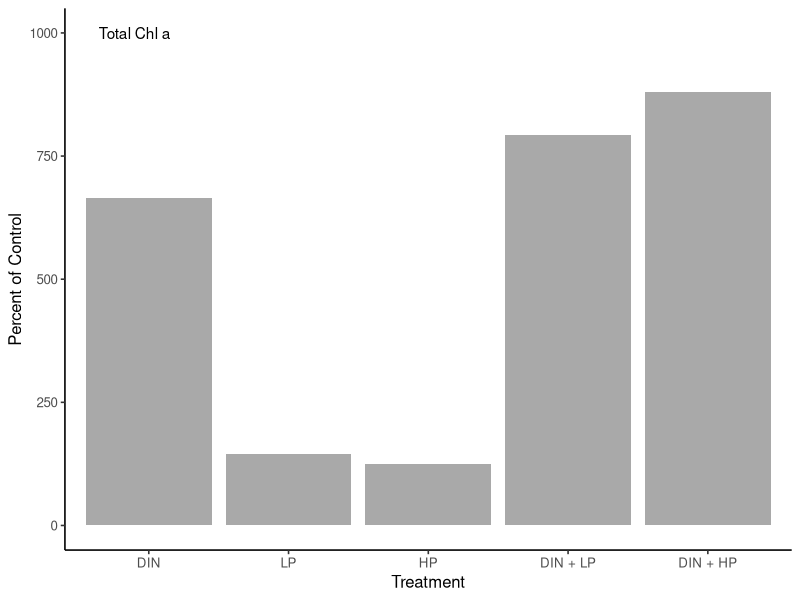
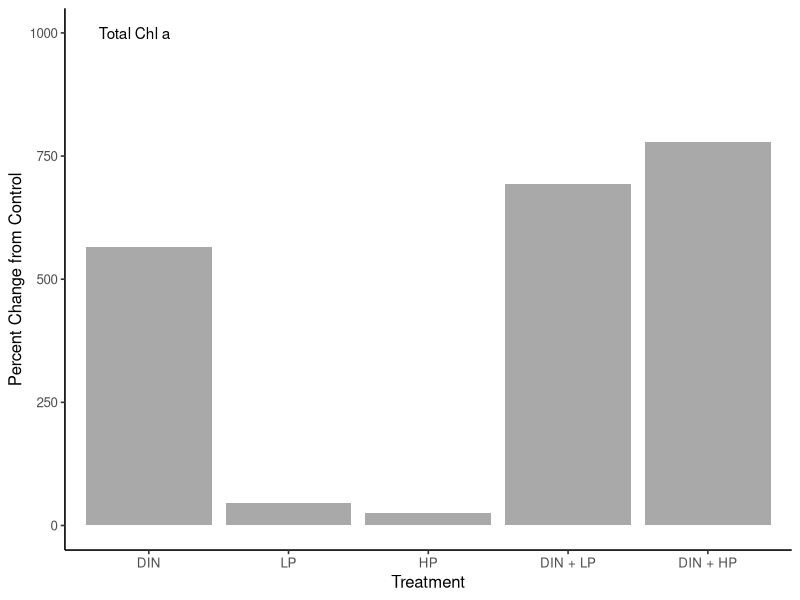
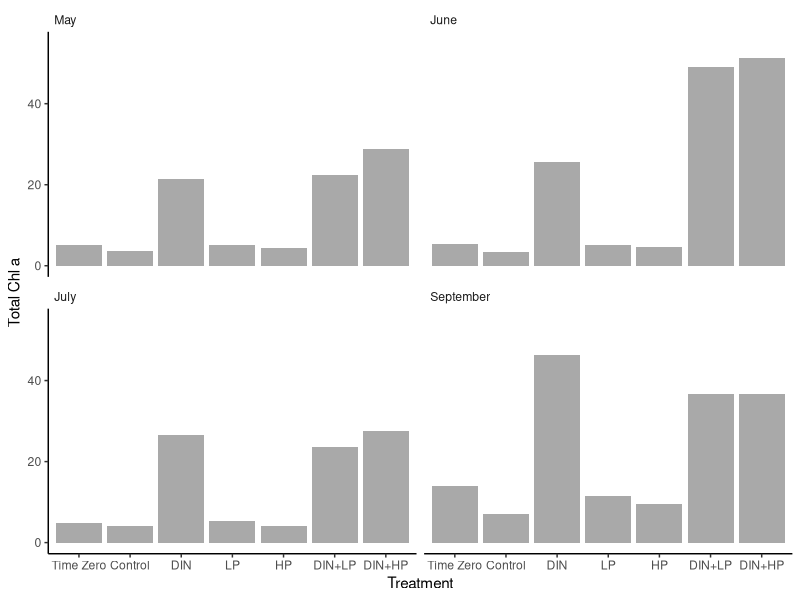
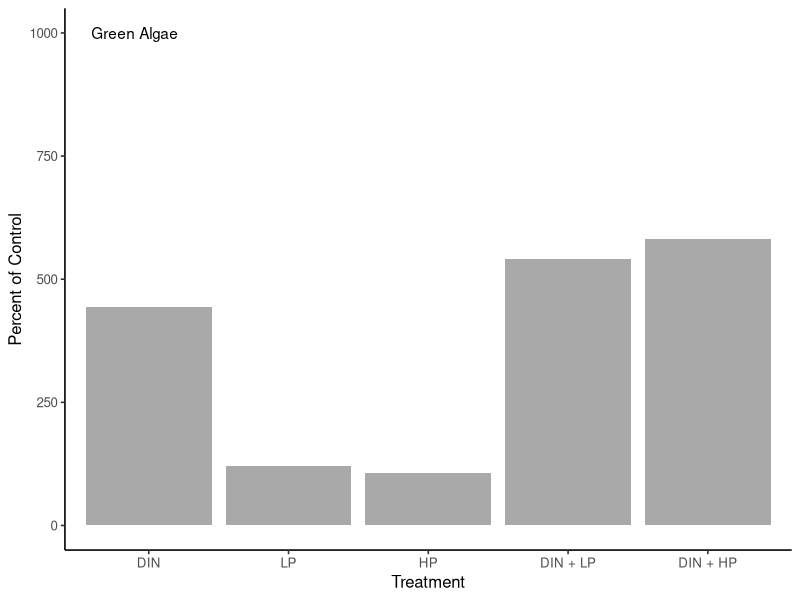
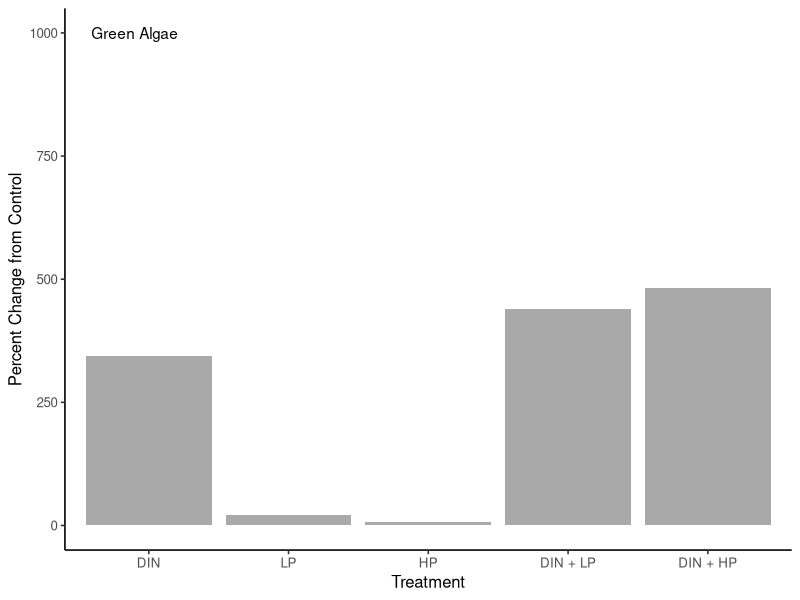
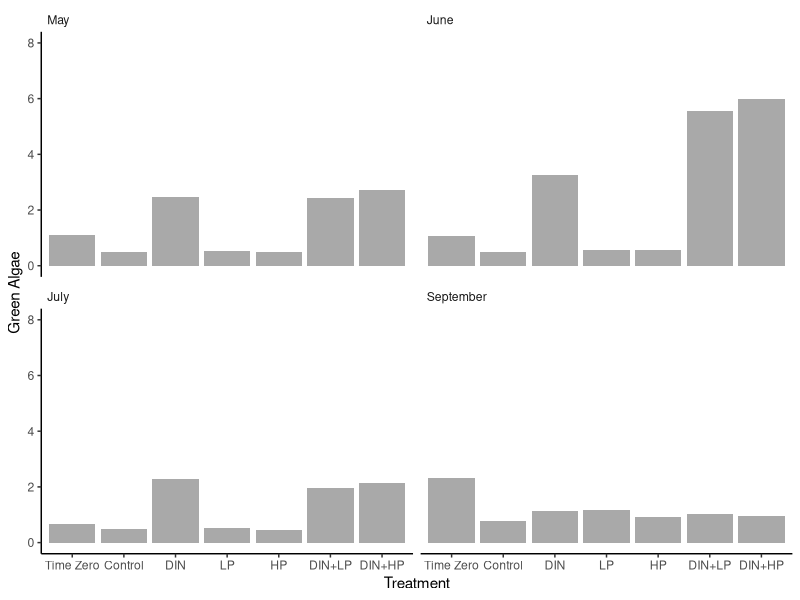
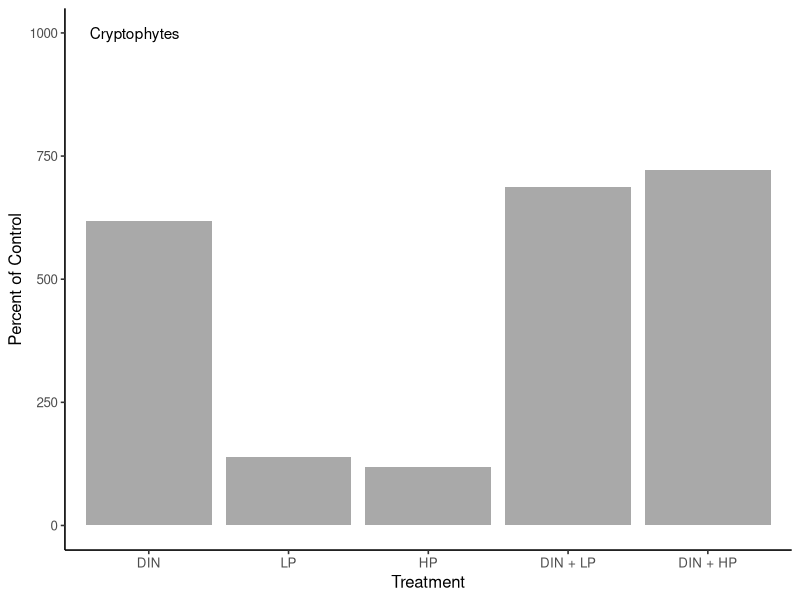
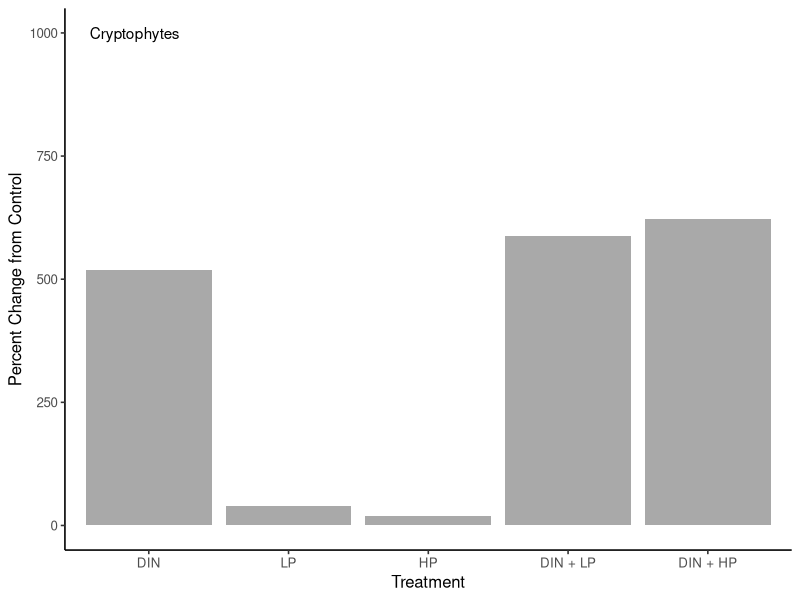

R code for these plots, in order:
#2023-12-21
#barplots with phytoclass data

library(tidyverse)
library(dplyr)
library(lubridate)
library(readxl)
library(ggplot2)
library(car)
library(rstatix)


#import data

pc_percent_of_control = read_excel("data/PhytoClass_data.xlsx", sheet = "percent_of_control")

summary(pc_percent_of_control)
glimpse(pc_percent_of_control)

pc_percent_of_control_avg = pc_percent_of_control %>%
  group_by(Treatment) %>%
  summarise(Total_Chl_a_mean = mean(Total_Chl_a),
            Cyanobacteria_mean = mean(Cyanobacteria),
            Green_Algae_mean = mean(Green_Algae),
            Cryptophytes_mean = mean(Cryptophytes),
            Diatoms_mean = mean(Diatoms),
            Dinoflagellates_mean = mean(Dinoflagellates),
            Haptophytes_mean = mean(Haptophytes))

pc_percent_change = read_excel("data/PhytoClass_data.xlsx", sheet = "percent_change")

summary(pc_percent_change)
glimpse(pc_percent_change)

pc_percent_change_avg = pc_percent_change %>%
  group_by(Treatment) %>%
  summarise(Total_Chl_a_mean = mean(Total_Chl_a),
            Cyanobacteria_mean = mean(Cyanobacteria),
            Green_Algae_mean = mean(Green_Algae),
            Cryptophytes_mean = mean(Cryptophytes),
            Diatoms_mean = mean(Diatoms),
            Dinoflagellates_mean = mean(Dinoflagellates),
            Haptophytes_mean = mean(Haptophytes))

pc_mean_abundances = read_excel("data/PhytoClass_data.xlsx", sheet = "mean_abundances")

summary(pc_mean_abundances)
glimpse(pc_mean_abundances)

#########################Total Chl a

#Total chl a percent of control

Total_chl_a_percent_control = ggplot() +
  geom_col(aes(x = fct_relevel(Treatment, "DIN", "LP", "HP", "DIN_LP", "DIN_HP"), 
               y = Total_Chl_a_mean),
           fill = "darkgrey",
           data = pc_percent_of_control_avg) +
  xlab("Treatment") +
  ylab("Percent of Control") +
  scale_x_discrete(labels= c("DIN" = "DIN", "LP" = "LP", "HP" = "HP", "DIN_LP" = "DIN + LP", "DIN_HP" = "DIN + HP")) +
  annotate(geom="text", x=0.9, y=1000, label="Total Chl a", color="black") +
  theme_classic(base_size = 12) 
ggsave(Total_chl_a_percent_control, filename = "figures/PhytoClass/Total_chl_a_percent_control.png",
       device = "png", height = 7, width = 11)

#Total chl a percent difference from control

Total_chl_a_percent_change = ggplot() +
  geom_col(aes(x = fct_relevel(Treatment, "DIN", "LP", "HP", "DIN_LP", "DIN_HP"), 
               y = Total_Chl_a_mean),
           fill = "darkgrey",
           data = pc_percent_change_avg) +
  xlab("Treatment") +
  ylab("Percent Change from Control") +
  scale_x_discrete(labels= c("DIN" = "DIN", "LP" = "LP", "HP" = "HP", "DIN_LP" = "DIN + LP", "DIN_HP" = "DIN + HP")) +
  annotate(geom="text", x=0.9, y=1000, label="Total Chl a", color="black") +
  theme_classic(base_size = 12) 
ggsave(Total_chl_a_percent_change, filename = "figures/PhytoClass/Total_chl_a_percent_change.png",
       device = "png", height = 7, width = 11)

#Total chl a concentration by bioassay

variable_names = list("1" = "May", "2" = "June", "3" = "July", "4" = "September")

variable_labeller = function(variable,value){
  return(variable_names[value])
}

Total_Chl_a_individual_bioassays = ggplot(data = pc_mean_abundances, 
                                     aes(x = fct_relevel(Treatment, "T0", "Control", "DIN", "LP", "HP", "DIN_LP", "DIN_HP"), y=mean_Total_Chl_a)) +
  geom_bar(stat='identity', fill="darkgrey") +
  xlab("Treatment") +
  ylab("Total Chl a") +
  scale_x_discrete(labels= c("T0" = "Time Zero", "Control" = "Control", "DIN" = "DIN", "LP" = "LP", "HP" = "HP", "DIN_LP" = "DIN+LP", "DIN_HP" = "DIN+HP")) +
  facet_wrap(~factor(Bioassay, levels=c('1', '2', '3', '4')),  ncol=2, labeller=variable_labeller) +
  theme_classic(base_size = 11) +
  theme(strip.background = element_blank(), strip.text = element_text(hjust = 0)) + 
  ylim(0, 55)
ggsave(Total_Chl_a_individual_bioassays, filename = "figures/PhytoClass/Total_Chl_a_individual_bioassays.png",
       device = "png", height = 7, width = 11)

#########################Green Algae

#Green Algae percent of control

Green_Algae_percent_control = ggplot() +
  geom_col(aes(x = fct_relevel(Treatment, "DIN", "LP", "HP", "DIN_LP", "DIN_HP"), 
               y = Green_Algae_mean),
           fill = "darkgrey",
           data = pc_percent_of_control_avg) +
  xlab("Treatment") +
  ylab("Percent of Control") +
  scale_x_discrete(labels= c("DIN" = "DIN", "LP" = "LP", "HP" = "HP", "DIN_LP" = "DIN + LP", "DIN_HP" = "DIN + HP")) +
  annotate(geom="text", x=0.9, y=1000, label="Green Algae", color="black") +
  theme_classic(base_size = 12) 
ggsave(Green_Algae_percent_control, filename = "figures/PhytoClass/Green_Algae_percent_control.png",
       device = "png", height = 7, width = 11)

#Green Algae percent difference from control

Green_Algae_percent_change = ggplot() +
  geom_col(aes(x = fct_relevel(Treatment, "DIN", "LP", "HP", "DIN_LP", "DIN_HP"), 
               y = Green_Algae_mean),
           fill = "darkgrey",
           data = pc_percent_change_avg) +
  xlab("Treatment") +
  ylab("Percent Change from Control") +
  scale_x_discrete(labels= c("DIN" = "DIN", "LP" = "LP", "HP" = "HP", "DIN_LP" = "DIN + LP", "DIN_HP" = "DIN + HP")) +
  annotate(geom="text", x=0.9, y=1000, label="Green Algae", color="black") +
  theme_classic(base_size = 12) 
ggsave(Green_Algae_percent_change, filename = "figures/PhytoClass/Green_Algae_percent_change.png",
       device = "png", height = 7, width = 11)

#Green Algae concentration by bioassay

variable_names = list("1" = "May", "2" = "June", "3" = "July", "4" = "September")

variable_labeller = function(variable,value){
  return(variable_names[value])
}

Green_Algae_individual_bioassays = ggplot(data = pc_mean_abundances, 
                                          aes(x = fct_relevel(Treatment, "T0", "Control", "DIN", "LP", "HP", "DIN_LP", "DIN_HP"), y=mean_Green_Algae)) +
  geom_bar(stat='identity', fill="darkgrey") +
  xlab("Treatment") +
  ylab("Green Algae") +
  scale_x_discrete(labels= c("T0" = "Time Zero", "Control" = "Control", "DIN" = "DIN", "LP" = "LP", "HP" = "HP", "DIN_LP" = "DIN+LP", "DIN_HP" = "DIN+HP")) +
  facet_wrap(~factor(Bioassay, levels=c('1', '2', '3', '4')),  ncol=2, labeller=variable_labeller) +
  theme_classic(base_size = 11) +
  theme(strip.background = element_blank(), strip.text = element_text(hjust = 0)) + 
  ylim(0, 8)
ggsave(Green_Algae_individual_bioassays, filename = "figures/PhytoClass/Green_Algae_individual_bioassays.png",
       device = "png", height = 7, width = 11)


#########################Cryptophytes

#Cryptophytes percent of control

Cryptophytes_percent_control = ggplot() +
  geom_col(aes(x = fct_relevel(Treatment, "DIN", "LP", "HP", "DIN_LP", "DIN_HP"), 
               y = Cryptophytes_mean),
           fill = "darkgrey",
           data = pc_percent_of_control_avg) +
  xlab("Treatment") +
  ylab("Percent of Control") +
  scale_x_discrete(labels= c("DIN" = "DIN", "LP" = "LP", "HP" = "HP", "DIN_LP" = "DIN + LP", "DIN_HP" = "DIN + HP")) +
  annotate(geom="text", x=0.9, y=1000, label="Cryptophytes", color="black") +
  theme_classic(base_size = 12) 
ggsave(Cryptophytes_percent_control, filename = "figures/PhytoClass/Cryptophytes_percent_control.png",
       device = "png", height = 7, width = 11)

#Cryptophytes percent difference from control

Cryptophytes_percent_change = ggplot() +
  geom_col(aes(x = fct_relevel(Treatment, "DIN", "LP", "HP", "DIN_LP", "DIN_HP"), 
               y = Cryptophytes_mean),
           fill = "darkgrey",
           data = pc_percent_change_avg) +
  xlab("Treatment") +
  ylab("Percent Change from Control") +
  scale_x_discrete(labels= c("DIN" = "DIN", "LP" = "LP", "HP" = "HP", "DIN_LP" = "DIN + LP", "DIN_HP" = "DIN + HP")) +
  annotate(geom="text", x=0.9, y=1000, label="Cryptophytes", color="black") +
  theme_classic(base_size = 12) 
ggsave(Cryptophytes_percent_change, filename = "figures/PhytoClass/Cryptophytes_percent_change.png",
       device = "png", height = 7, width = 11)

#Cryptophytes concentration by bioassay

variable_names = list("1" = "May", "2" = "June", "3" = "July", "4" = "September")

variable_labeller = function(variable,value){
  return(variable_names[value])
}

Cryptophytes_individual_bioassays = ggplot(data = pc_mean_abundances, 
                                          aes(x = fct_relevel(Treatment, "T0", "Control", "DIN", "LP", "HP", "DIN_LP", "DIN_HP"), y=mean_Cryptophytes)) +
  geom_bar(stat='identity', fill="darkgrey") +
  xlab("Treatment") +
  ylab("Cryptophytes") +
  scale_x_discrete(labels= c("T0" = "Time Zero", "Control" = "Control", "DIN" = "DIN", "LP" = "LP", "HP" = "HP", "DIN_LP" = "DIN+LP", "DIN_HP" = "DIN+HP")) +
  facet_wrap(~factor(Bioassay, levels=c('1', '2', '3', '4')),  ncol=2, labeller=variable_labeller) +
  theme_classic(base_size = 11) +
  theme(strip.background = element_blank(), strip.text = element_text(hjust = 0)) + 
  ylim(0, 2.5)
ggsave(Cryptophytes_individual_bioassays, filename = "figures/PhytoClass/Cryptophytes_individual_bioassays.png",
       device = "png", height = 7, width = 11)

#########################Diatoms

#Diatoms percent of control

Diatoms_percent_control = ggplot() +
  geom_col(aes(x = fct_relevel(Treatment, "DIN", "LP", "HP", "DIN_LP", "DIN_HP"), 
               y = Diatoms_mean),
           fill = "darkgrey",
           data = pc_percent_of_control_avg) +
  xlab("Treatment") +
  ylab("Percent of Control") +
  scale_x_discrete(labels= c("DIN" = "DIN", "LP" = "LP", "HP" = "HP", "DIN_LP" = "DIN + LP", "DIN_HP" = "DIN + HP")) +
  annotate(geom="text", x=0.9, y=2000, label="Diatoms", color="black") +
  theme_classic(base_size = 12) 
ggsave(Diatoms_percent_control, filename = "figures/PhytoClass/Diatoms_percent_control.png",
       device = "png", height = 7, width = 11)

#Diatoms percent difference from control

Diatoms_percent_change = ggplot() +
  geom_col(aes(x = fct_relevel(Treatment, "DIN", "LP", "HP", "DIN_LP", "DIN_HP"), 
               y = Diatoms_mean),
           fill = "darkgrey",
           data = pc_percent_change_avg) +
  xlab("Treatment") +
  ylab("Percent Change from Control") +
  scale_x_discrete(labels= c("DIN" = "DIN", "LP" = "LP", "HP" = "HP", "DIN_LP" = "DIN + LP", "DIN_HP" = "DIN + HP")) +
  annotate(geom="text", x=0.9, y=1000, label="Diatoms", color="black") +
  theme_classic(base_size = 12) 
ggsave(Diatoms_percent_change, filename = "figures/PhytoClass/Diatoms_percent_change.png",
       device = "png", height = 7, width = 11)

#Diatoms concentration by bioassay

variable_names = list("1" = "May", "2" = "June", "3" = "July", "4" = "September")

variable_labeller = function(variable,value){
  return(variable_names[value])
}

Diatoms_individual_bioassays = ggplot(data = pc_mean_abundances, 
                                           aes(x = fct_relevel(Treatment, "T0", "Control", "DIN", "LP", "HP", "DIN_LP", "DIN_HP"), y=mean_Diatoms)) +
  geom_bar(stat='identity', fill="darkgrey") +
  xlab("Treatment") +
  ylab("Diatoms") +
  scale_x_discrete(labels= c("T0" = "Time Zero", "Control" = "Control", "DIN" = "DIN", "LP" = "LP", "HP" = "HP", "DIN_LP" = "DIN+LP", "DIN_HP" = "DIN+HP")) +
  facet_wrap(~factor(Bioassay, levels=c('1', '2', '3', '4')),  ncol=2, labeller=variable_labeller) +
  theme_classic(base_size = 11) +
  theme(strip.background = element_blank(), strip.text = element_text(hjust = 0)) + 
  ylim(0, 50)
ggsave(Diatoms_individual_bioassays, filename = "figures/PhytoClass/Diatoms_individual_bioassays.png",
       device = "png", height = 7, width = 11)

#########################Dinoflagellates

#Dinoflagellates percent of control

Dinoflagellates_percent_control = ggplot() +
  geom_col(aes(x = fct_relevel(Treatment, "DIN", "LP", "HP", "DIN_LP", "DIN_HP"), 
               y = Dinoflagellates_mean),
           fill = "darkgrey",
           data = pc_percent_of_control_avg) +
  xlab("Treatment") +
  ylab("Percent of Control") +
  scale_x_discrete(labels= c("DIN" = "DIN", "LP" = "LP", "HP" = "HP", "DIN_LP" = "DIN + LP", "DIN_HP" = "DIN + HP")) +
  annotate(geom="text", x=0.9, y=1000, label="Dinoflagellates", color="black") +
  theme_classic(base_size = 12) 
ggsave(Dinoflagellates_percent_control, filename = "figures/PhytoClass/Dinoflagellates_percent_control.png",
       device = "png", height = 7, width = 11)

#Dinoflagellates percent difference from control

Dinoflagellates_percent_change = ggplot() +
  geom_col(aes(x = fct_relevel(Treatment, "DIN", "LP", "HP", "DIN_LP", "DIN_HP"), 
               y = Dinoflagellates_mean),
           fill = "darkgrey",
           data = pc_percent_change_avg) +
  xlab("Treatment") +
  ylab("Percent Change from Control") +
  scale_x_discrete(labels= c("DIN" = "DIN", "LP" = "LP", "HP" = "HP", "DIN_LP" = "DIN + LP", "DIN_HP" = "DIN + HP")) +
  annotate(geom="text", x=0.9, y=1000, label="Dinoflagellates", color="black") +
  theme_classic(base_size = 12) 
ggsave(Dinoflagellates_percent_change, filename = "figures/PhytoClass/Dinoflagellates_percent_change.png",
       device = "png", height = 7, width = 11)

#Dinoflagellates concentration by bioassay

variable_names = list("1" = "May", "2" = "June", "3" = "July", "4" = "September")

variable_labeller = function(variable,value){
  return(variable_names[value])
}

Dinoflagellates_individual_bioassays = ggplot(data = pc_mean_abundances, 
                                      aes(x = fct_relevel(Treatment, "T0", "Control", "DIN", "LP", "HP", "DIN_LP", "DIN_HP"), y=mean_Dinoflagellates)) +
  geom_bar(stat='identity', fill="darkgrey") +
  xlab("Treatment") +
  ylab("Dinoflagellates") +
  scale_x_discrete(labels= c("T0" = "Time Zero", "Control" = "Control", "DIN" = "DIN", "LP" = "LP", "HP" = "HP", "DIN_LP" = "DIN+LP", "DIN_HP" = "DIN+HP")) +
  facet_wrap(~factor(Bioassay, levels=c('1', '2', '3', '4')),  ncol=2, labeller=variable_labeller) +
  theme_classic(base_size = 11) +
  theme(strip.background = element_blank(), strip.text = element_text(hjust = 0)) + 
  ylim(0, 0.3)
ggsave(Dinoflagellates_individual_bioassays, filename = "figures/PhytoClass/Dinoflagellates_individual_bioassays.png",
       device = "png", height = 7, width = 11)

#########################Haptophytes

#Haptophytes percent of control

Haptophytes_percent_control = ggplot() +
  geom_col(aes(x = fct_relevel(Treatment, "DIN", "LP", "HP", "DIN_LP", "DIN_HP"), 
               y = Haptophytes_mean),
           fill = "darkgrey",
           data = pc_percent_of_control_avg) +
  xlab("Treatment") +
  ylab("Percent of Control") +
  scale_x_discrete(labels= c("DIN" = "DIN", "LP" = "LP", "HP" = "HP", "DIN_LP" = "DIN + LP", "DIN_HP" = "DIN + HP")) +
  annotate(geom="text", x=0.9, y=1000, label="Haptophytes", color="black") +
  theme_classic(base_size = 12) 
ggsave(Haptophytes_percent_control, filename = "figures/PhytoClass/Haptophytes_percent_control.png",
       device = "png", height = 7, width = 11)

#Haptophytes percent difference from control

Haptophytes_percent_change = ggplot() +
  geom_col(aes(x = fct_relevel(Treatment, "DIN", "LP", "HP", "DIN_LP", "DIN_HP"), 
               y = Haptophytes_mean),
           fill = "darkgrey",
           data = pc_percent_change_avg) +
  xlab("Treatment") +
  ylab("Percent Change from Control") +
  scale_x_discrete(labels= c("DIN" = "DIN", "LP" = "LP", "HP" = "HP", "DIN_LP" = "DIN + LP", "DIN_HP" = "DIN + HP")) +
  annotate(geom="text", x=0.9, y=1000, label="Haptophytes", color="black") +
  theme_classic(base_size = 12) 
ggsave(Haptophytes_percent_change, filename = "figures/PhytoClass/Haptophytes_percent_change.png",
       device = "png", height = 7, width = 11)

#Haptophytes concentration by bioassay

variable_names = list("1" = "May", "2" = "June", "3" = "July", "4" = "September")

variable_labeller = function(variable,value){
  return(variable_names[value])
}

Haptophytes_individual_bioassays = ggplot(data = pc_mean_abundances, 
                                              aes(x = fct_relevel(Treatment, "T0", "Control", "DIN", "LP", "HP", "DIN_LP", "DIN_HP"), y=mean_Haptophytes)) +
  geom_bar(stat='identity', fill="darkgrey") +
  xlab("Treatment") +
  ylab("Haptophytes") +
  scale_x_discrete(labels= c("T0" = "Time Zero", "Control" = "Control", "DIN" = "DIN", "LP" = "LP", "HP" = "HP", "DIN_LP" = "DIN+LP", "DIN_HP" = "DIN+HP")) +
  facet_wrap(~factor(Bioassay, levels=c('1', '2', '3', '4')),  ncol=2, labeller=variable_labeller) +
  theme_classic(base_size = 11) +
  theme(strip.background = element_blank(), strip.text = element_text(hjust = 0)) + 
  ylim(0, 6)
ggsave(Haptophytes_individual_bioassays, filename = "figures/PhytoClass/Haptophytes_individual_bioassays.png",
       device = "png", height = 7, width = 11)
